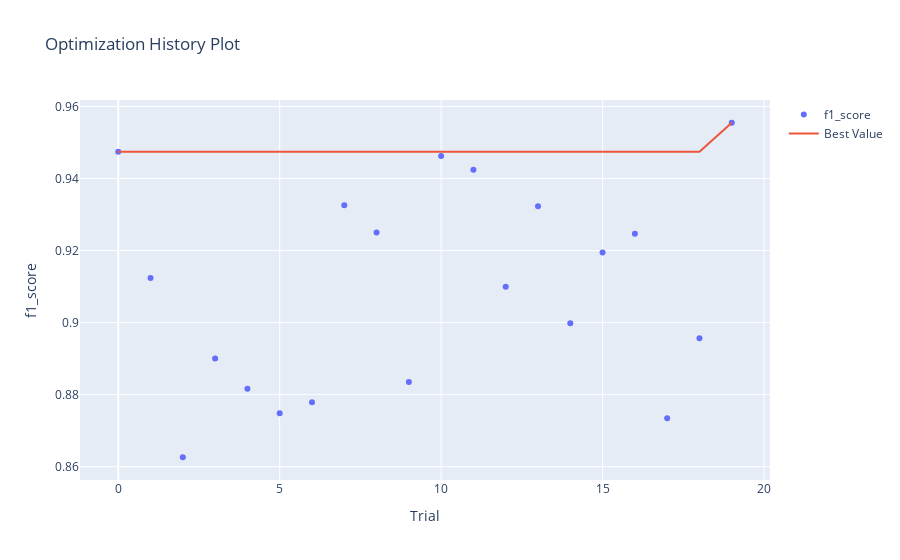

Notebook source saved alongside this figure:
### Code cell
optuna.visualization.is_available()
optuna.visualization.plot_optimization_history(study, target_name="f1_score")

### Figure 1 — Plotly figure (JSON) as saved in the notebook; plotly's stock layout.template omitted (floating-point values rounded to 4 significant figures)
{"data": [{"mode": "markers", "name": "f1_score", "type": "scatter", "x": [0, 1, 2, 3, 4, 5, 6, 7, 8, 9, 10, 11, 12, 13, 14, 15, 16, 17, 18, 19], "y": [0.9474, 0.9124, 0.8626, 0.8901, 0.8816, 0.8748, 0.8779, 0.9326, 0.925, 0.8835, 0.9462, 0.9424, 0.9099, 0.9323, 0.8998, 0.9195, 0.9247, 0.8735, 0.8956, 0.9555]}, {"mode": "lines", "name": "Best Value", "type": "scatter", "x": [0, 1, 2, 3, 4, 5, 6, 7, 8, 9, 10, 11, 12, 13, 14, 15, 16, 17, 18, 19], "y": [0.9474, 0.9474, 0.9474, 0.9474, 0.9474, 0.9474, 0.9474, 0.9474, 0.9474, 0.9474, 0.9474, 0.9474, 0.9474, 0.9474, 0.9474, 0.9474, 0.9474, 0.9474, 0.9474, 0.9555]}, {"marker": {"color": "#cccccc"}, "mode": "markers", "name": "Infeasible Trial", "showlegend": false, "type": "scatter", "x": [], "y": []}], "layout": {"title": {"text": "Optimization History Plot"}, "xaxis": {"title": {"text": "Trial"}}, "yaxis": {"title": {"text": "f1_score"}}}}
